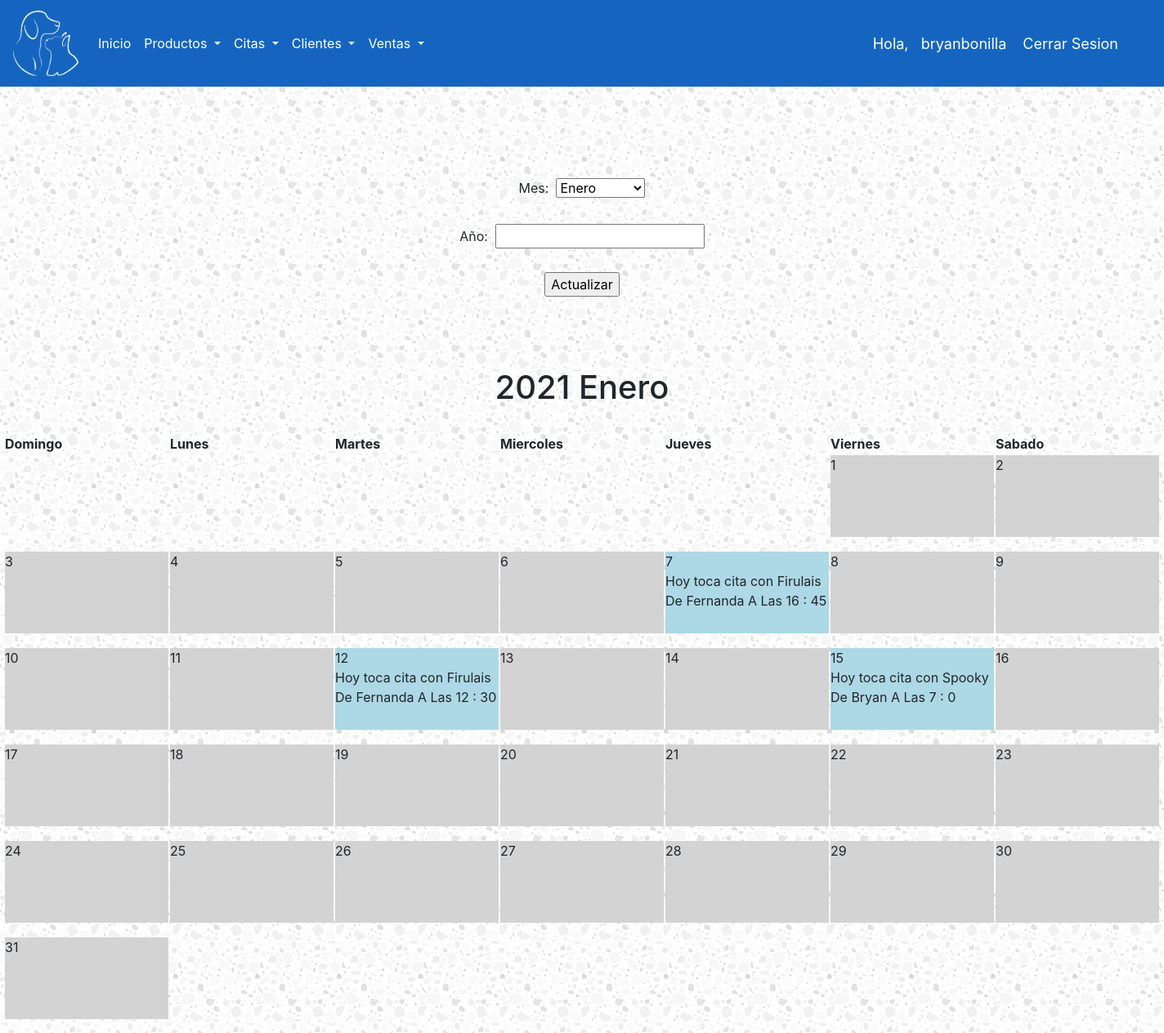
The page /calendario/2021 (signed in) on the database its author committed.
### ControlDeVeterinaria/models.py (models this page shows, shortened)
class Account(AbstractBaseUser):
    ROLES = (
        ('ADMIN','ADMIN'),
        ('EMPLEADO','EMPLEADO'),
    )
    rol = models.CharField(max_length=30, choices=ROLES)
    username = models.CharField(max_length=50, unique=True)
    password = models.CharField(max_length=50)
    is_admin = models.BooleanField(default=False)
    is_staff = models.BooleanField(default=False)
    is_superuser = models.BooleanField(default=False)
    USERNAME_FIELD = 'username'
    REQUIRED_FIELDS = ['rol','password']
    objects = MyAccountManager()
    def __str__(self):
        return self.username

class Mascota(models.Model):
    nombreMascota = models.CharField(max_length=20)
    especie = models.CharField(max_length=20)
    raza = models.CharField(max_length=20)
    edad = models.IntegerField()
    propietario = models.ForeignKey(Propietario, on_delete=models.SET_NULL, null=True)

class Propietario(models.Model):
    nombrePropietario = models.CharField(max_length=30)
    telefonoMovil = models.CharField(max_length=10)
    telefonoCasa = models.CharField(max_length=10)
    correoElectronico = models.CharField(max_length=50)

### ControlDeVeterinaria/views.py (the view)
# urls.py: path('calendario/<int:año>', calendario, name="calendario"),
@login_required(login_url='login')
def calendario(request, año):
    mesHoy = date.today()
    mesHoy = mesHoy.month
    año = int(año)
    meses = ["","Enero","Febrero","Marzo","Abril","Mayo","Junio","Julio","Agosto","Septiembre","Octubre","Noviembre","Diciembre"]
    if request.method == "POST":
        mesHoy = request.POST.get('meses')
        mesHoy = int(mesHoy)
        año = request.POST.get('año')
        año = int(año)
    fecha_inicial = date(año,1,1)
    fecha_final = date(año,12,31)
    listaCitas = Cita.objects.all()
    listaDias = []
    while(fecha_inicial < fecha_final):
        dia = fecha_inicial.day
        mes = fecha_inicial.month
        nombreDia = fecha_inicial.strftime("%a")
        for citas in listaCitas:
            if citas.fecha.day == dia and citas.fecha.month == mes and citas.fecha.year == año:
                diaCita = citas.fecha.day
                mesCita = citas.fecha.month
                horaCita = citas.fecha.hour
                minutoCita = citas.fecha.minute
                mascota = citas.mascota.nombreMascota
                propietario = citas.mascota.propietario.nombrePropietario
                break
            else:
                diaCita = ""
                horaCita = ""
                minutoCita = ""
                mesCita = ""
                mascota = ""
                propietario = ""
                if mascota != "":
                    print(mascota)
        informacion = {
            "dia":dia,
            "mes":mes,
            "nombreDia":nombreDia,
            "diaCita":diaCita,
            "horaCita":horaCita,
            "minutoCita":minutoCita,
            "mesCita":mesCita,
            "mascota":mascota,
            "propietario":propietario,
        }
        print(informacion)
        listaDias.append(informacion)
        if fecha_inicial == fecha_final:
            break
        fecha_inicial = fecha_inicial + timedelta(1)
    context = {
        "año":año,
        "mesSeleccionado":meses[mesHoy],
        "listaDias":listaDias,
        "mesHoy":mesHoy,
    }
    return render(request, 'ControlDeVeterinaria/calendario.html', context)

### ControlDeVeterinaria/templates/ControlDeVeterinaria/calendario.html (shortened to what this page needs)
{% extends 'ControlDeVeterinaria/base.html' %}
{% load static %}
{% block content %}
<br>
<form action="" method="post" class="form-horizontal" enctype="multipart/form-data" align="center">{% csrf_token %}
<label for="meses">Mes:&nbsp</label>
<select name="meses" id="meses">
  <option value="1">Enero</option>
</select>
<br>
<br>
  <label for="año">Año:&nbsp</label>
  <input type="number" id="año" name="año" maxlength="4" size="4"><br>
  <br><input type="submit" value="Actualizar">
</form>
<h1 style="text-align:center;"> {{año}} {{mesSeleccionado}} </h1>
<br>
<table style = "width:80%" align ="center">
  <tr>
    <th>Domingo</th>
    <th>Lunes</th>
    <th>Martes</th>
    <th>Miercoles</th>
    <th>Jueves</th>
    <th>Viernes</th>
    <th>Sabado</th>
  </tr>
{% for dias in listaDias %}
  {% if dias.mes == mesHoy %}
	{% if  dias.dia == 1 %}
		{% if dias.nombreDia == 'Fri' %}
		  <td colspan="5"> </td>
		{% endif %}
{% endif %}
{% if dias.nombreDia == "Sun" %}
  <tr>
{% endif %}
<td class="cview--date">
  <p style = "width:200px; height:100px;{% if dias.mascota %} background-color:lightblue;"> {% else %}background-color:lightgrey;"> {% endif %}{{dias.dia}}
  <br>{% if dias.mascota %}Hoy toca cita con {{dias.mascota}}
  <br> De {{dias.propietario}} A Las {{dias.horaCita}} : {{dias.minutoCita}} {% endif %}
  </p>
</td>
{% if dias.nombreDia == "Sat" %}
  </tr>
{% endif %}
{% endif %}
{% endfor %}
</table>
{% endblock %}

### ControlDeVeterinaria/templates/ControlDeVeterinaria/base.html (shortened to what this page needs)
<!DOCTYPE html>
{% load static %}
<html>
<head>
	<link rel="stylesheet" href="https://cdn.jsdelivr.net/npm/bootstrap@4.5.3/dist/css/bootstrap.min.css">
<link rel="stylesheet" href="{% static "CDV/css/1.css" %}">
</head>
<body>
	<header>
		<nav class="navbar navbar-expand-lg">
      <a class="navbar-brand text-white" href="{% url 'index' %}" ><img src="{% static "CDV/images/Logo.png" %}" class="imglogo"></a>
      <div class="collapse navbar-collapse" id="navbarSupportedContent">
        <ul class="navbar-nav mr-auto">
          <li class="nav-item active">
            <a class="nav-link text-white" href={% url 'index' %} >Inicio <span class="sr-only">(current)</span></a>
          </li>
          <li class="nav-item dropdown">
            <a class="nav-link dropdown-toggle text-white" href="#" id="navbarDropdown" role="button" data-toggle="dropdown" aria-haspopup="true" aria-expanded="false">
              Productos
            </a>
          </li>
          <li class="nav-item dropdown">
            <a class="nav-link dropdown-toggle text-white" href="#" id="navbarDropdown" role="button" data-toggle="dropdown" aria-haspopup="true" aria-expanded="false">
              Citas
            </a>
          </li>
          <li class="nav-item dropdown">
            <a class="nav-link dropdown-toggle text-white" href="#" id="navbarDropdown" role="button" data-toggle="dropdown" aria-haspopup="true" aria-expanded="false">
              Clientes
            </a>
          </li>
          <li class="nav-item dropdown">
            <a class="nav-link dropdown-toggle text-white" href="#" id="navbarDropdown" role="button" data-toggle="dropdown" aria-haspopup="true" aria-expanded="false">
              Ventas
            </a>
          </li>
        </ul>
      </div>
      <span class = "hello-msg">Hola, &nbsp {{request.user}} </span>
      <span class = "hello-msg"><a href="{% url 'logout' %}">Cerrar Sesion</a></span>
    </nav>
	</header>
{% block content %}
{% endblock %}
</body>
</html>

### static/CDV/css/1.css (style rules this page uses)
html { font-family: 'Montserrat', sans-serif; }
form { padding: 37.5px; margin: 50px 0; }
nav { background-color: #1565c0 !important; color: white; }
.imglogo { width: 80px; height: 80px; }

### rows shown on the page
Account: user "bryanbonilla"
Mascota: mascota "Firulais" "Firulais"
Propietario: propietario "Fernanda" "Fernanda"
Mascota: mascota "Spooky"
Propietario: propietario "Bryan"

### other values the page prints
{{ año }} "2021"
{{ mesSeleccionado }} "Enero"
{{ dias.dia }} "1" "2" "3" "4" "5" "6" "7" "8" "9" "10" "11" "12" "13" "14" "15" "16" "17" "18" "19" "20" "21" "22" "23" "24" "25" "26" "27" "28" "29" "30" "31"
{{ dias.horaCita }} "16" "12" "7"
{{ dias.minutoCita }} "45" "30" "0"
